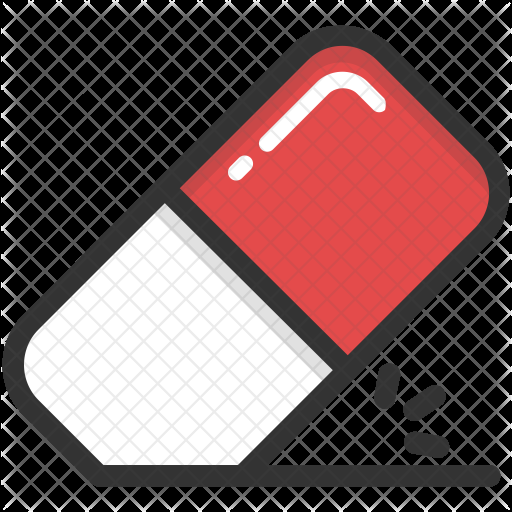
#> input picture image/eraser.png, 512 x 512 px, given in place of the camera
$ python 1.color_detection.py
#> lines starting #> are read from the running program, lines starting #| are printed output that depends on the picture
import cv2
import numpy as np

def empty(a):
    pass

cv2.namedWindow("HSV")
cv2.createTrackbar('HUE Min','HSV',0,179,empty)
cv2.createTrackbar('HUE Max','HSV',179,179,empty)
cv2.createTrackbar('SAT Min','HSV',0,255,empty)
cv2.createTrackbar('SAT Max','HSV',255,255,empty)
cv2.createTrackbar('VAL Min','HSV',0,255,empty)
cv2.createTrackbar('VAL Max','HSV',255,255,empty)


cap = cv2.VideoCapture(0)
cap.set(3,1280)
cap.set(4,720)


while True:
    _, img2 = cap.read()
#> img2 is the input picture: shape (512, 512, 3); mean B, G, R 86.8, 86.8, 115
    img = cv2.flip(img2,1)
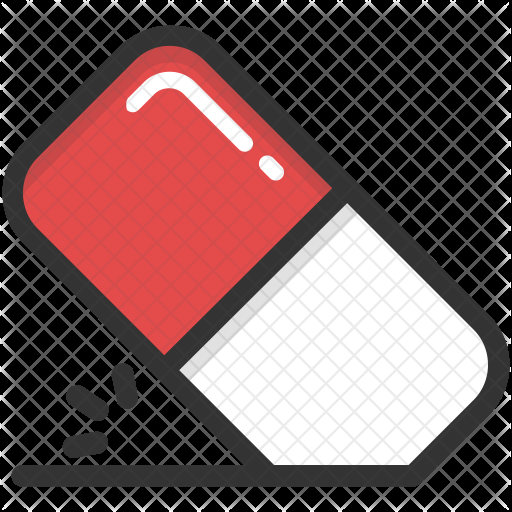
#> img: shape (512, 512, 3); mean B, G, R 86.8, 86.8, 115

    imghsv = cv2.cvtColor(img, cv2.COLOR_BGR2HSV)
#> imghsv: shape (512, 512, 3); mean H, S, V 0, 32.5, 115
    h_min = cv2.getTrackbarPos('HUE Min','HSV')
    h_max = cv2.getTrackbarPos('HUE Max', 'HSV')
    s_min = cv2.getTrackbarPos('SAT Min', 'HSV')
    s_max = cv2.getTrackbarPos('SAT Max', 'HSV')
    v_min = cv2.getTrackbarPos('VAL Min', 'HSV')
    v_max = cv2.getTrackbarPos('VAL Max', 'HSV')


    lower = np.array([h_min,s_min,v_min])
    upper = np.array([h_max,s_max,v_max])
    mask = cv2.inRange(imghsv,lower,upper)
#> mask: shape (512, 512); every value is 255
    result = cv2.bitwise_and(img,img, mask = mask)

    # Converting the binary mask to 3 channel image, this is just so
    # we can stack it with the others
    maskBGR = cv2.cvtColor(mask, cv2.COLOR_GRAY2BGR)
#> maskBGR: shape (512, 512, 3); every value is 255

    # stack the mask, original frame and the filtered result
    stacked = np.hstack((maskBGR,img,result))
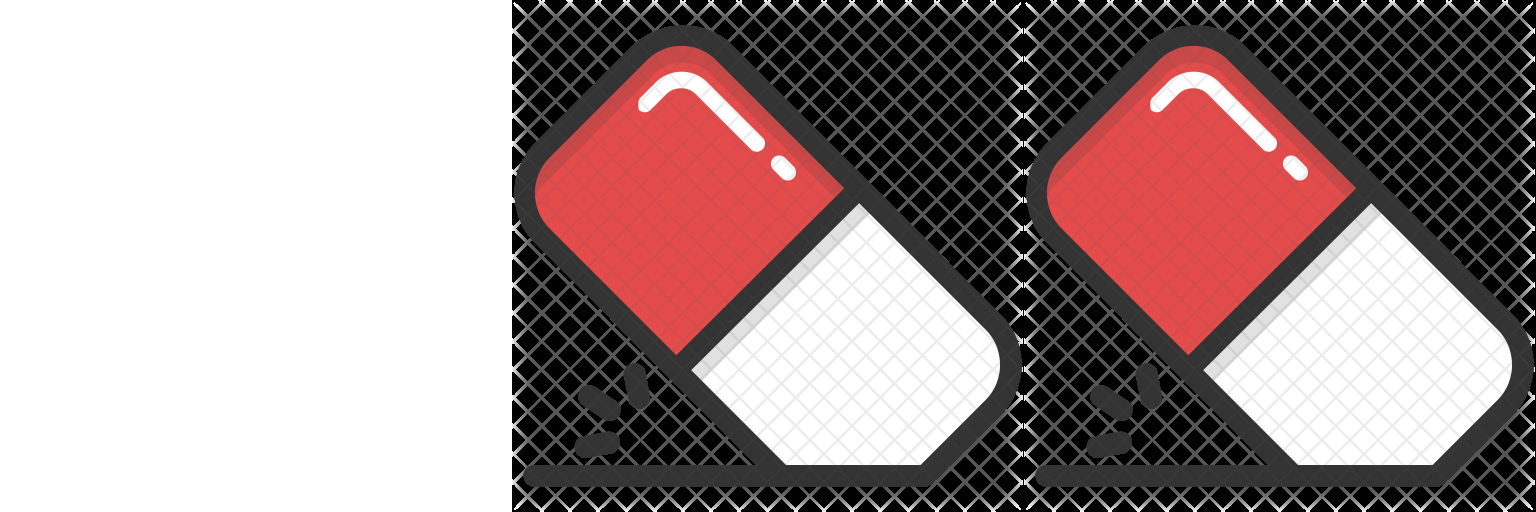
#> stacked: shape (512, 1536, 3); mean B, G, R 142.9, 142.9, 161.6

    # Show this stacked frame at 35% of the size.
    cv2.imshow('HSV',cv2.resize(stacked,None,fx=0.35,fy=0.35))
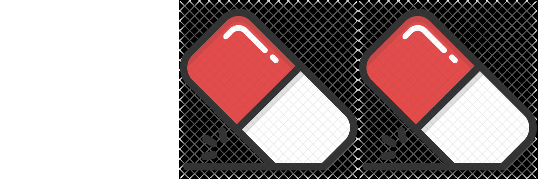
#> window 'HSV': shape (179, 538, 3); mean B, G, R 142.7, 142.7, 161.5


    # If the user presses ESC then exit the program
    if cv2.waitKey(1) == 27:
#> (key Esc is pressed here)
        break

    # If the user presses `s` then print this array.
    if cv2.waitKey(1) & 0xFF == ord('s'):
        thearray = [lower,upper]
        print(thearray)

        np.save('np array\ColorVal.npy',thearray)
        break


cap.release()
cv2.destroyAllWindows()
